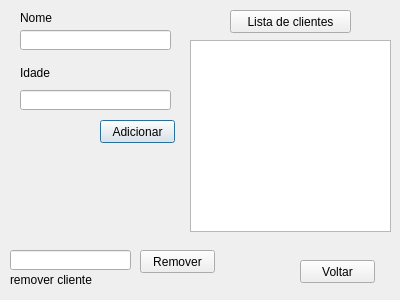
<?xml version="1.0" encoding="UTF-8"?>
<ui version="4.0">
 <class>cliete</class>
 <widget class="QDialog" name="cliente">
  <property name="geometry">
   <rect>
    <x>0</x>
    <y>0</y>
    <width>400</width>
    <height>300</height>
   </rect>
  </property>
  <property name="windowTitle">
   <string>Dialog</string>
  </property>
  <widget class="QPushButton" name="pushButton">
   <property name="geometry">
    <rect>
     <x>100</x>
     <y>120</y>
     <width>75</width>
     <height>23</height>
    </rect>
   </property>
   <property name="text">
    <string>Adicionar</string>
   </property>
  </widget>
  <widget class="QPushButton" name="pushButton_2">
   <property name="geometry">
    <rect>
     <x>140</x>
     <y>250</y>
     <width>75</width>
     <height>23</height>
    </rect>
   </property>
   <property name="text">
    <string>Remover</string>
   </property>
  </widget>
  <widget class="QPushButton" name="pushButton_3">
   <property name="geometry">
    <rect>
     <x>230</x>
     <y>10</y>
     <width>121</width>
     <height>23</height>
    </rect>
   </property>
   <property name="text">
    <string>Lista de clientes</string>
   </property>
  </widget>
  <widget class="QLineEdit" name="lineEdit">
   <property name="geometry">
    <rect>
     <x>10</x>
     <y>250</y>
     <width>121</width>
     <height>20</height>
    </rect>
   </property>
  </widget>
  <widget class="QLabel" name="label">
   <property name="geometry">
    <rect>
     <x>10</x>
     <y>270</y>
     <width>111</width>
     <height>20</height>
    </rect>
   </property>
   <property name="text">
    <string>remover cliente</string>
   </property>
  </widget>
  <widget class="QLineEdit" name="lineEdit_2">
   <property name="geometry">
    <rect>
     <x>20</x>
     <y>30</y>
     <width>151</width>
     <height>20</height>
    </rect>
   </property>
  </widget>
  <widget class="QLineEdit" name="lineEdit_3">
   <property name="geometry">
    <rect>
     <x>20</x>
     <y>90</y>
     <width>151</width>
     <height>20</height>
    </rect>
   </property>
  </widget>
  <widget class="QLabel" name="label_2">
   <property name="geometry">
    <rect>
     <x>20</x>
     <y>10</y>
     <width>101</width>
     <height>16</height>
    </rect>
   </property>
   <property name="text">
    <string>Nome</string>
   </property>
  </widget>
  <widget class="QLabel" name="label_3">
   <property name="geometry">
    <rect>
     <x>20</x>
     <y>63</y>
     <width>71</width>
     <height>20</height>
    </rect>
   </property>
   <property name="text">
    <string>Idade</string>
   </property>
  </widget>
  <widget class="QTextBrowser" name="textBrowser">
   <property name="geometry">
    <rect>
     <x>190</x>
     <y>40</y>
     <width>201</width>
     <height>192</height>
    </rect>
   </property>
  </widget>
  <widget class="QLabel" name="label_4">
   <property name="geometry">
    <rect>
     <x>20</x>
     <y>230</y>
     <width>141</width>
     <height>16</height>
    </rect>
   </property>
   <property name="text">
    <string/>
   </property>
  </widget>
  <widget class="QPushButton" name="pushButton_4">
   <property name="geometry">
    <rect>
     <x>300</x>
     <y>260</y>
     <width>75</width>
     <height>23</height>
    </rect>
   </property>
   <property name="text">
    <string>Voltar</string>
   </property>
  </widget>
 </widget>
 <resources/>
 <connections/>
</ui>
